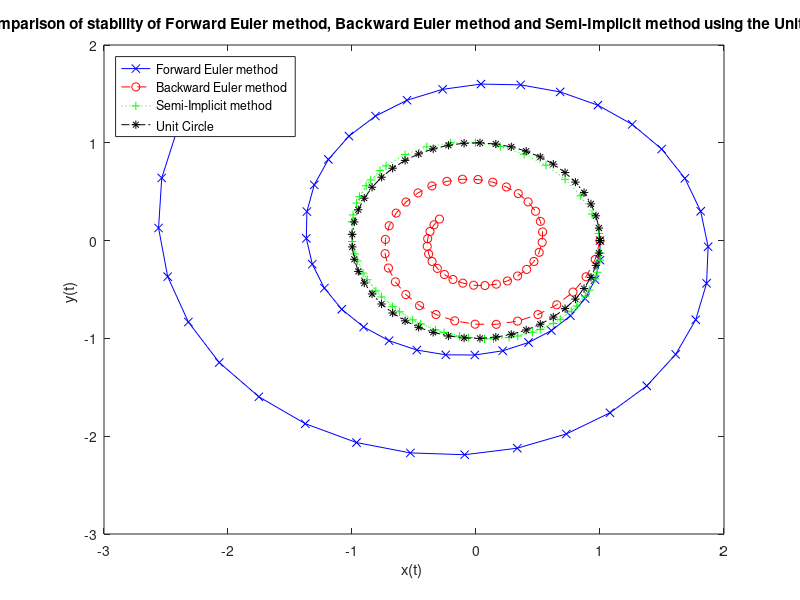
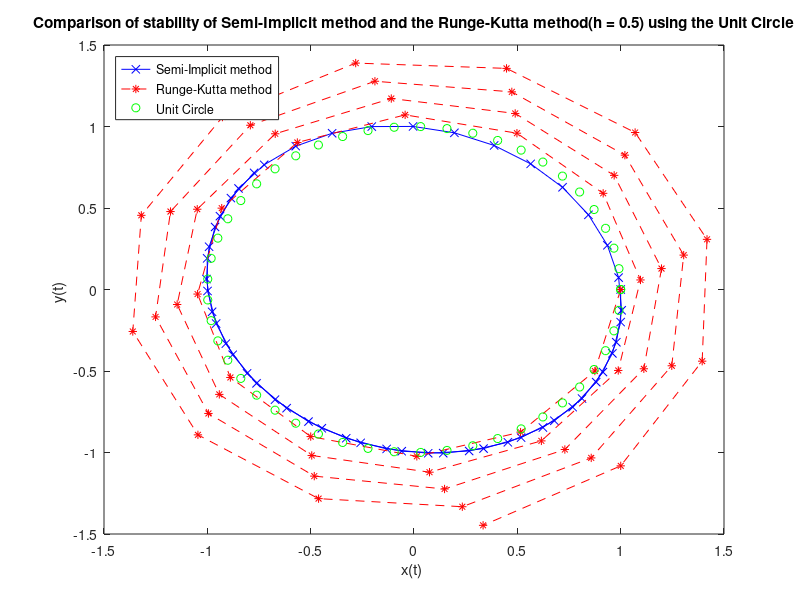
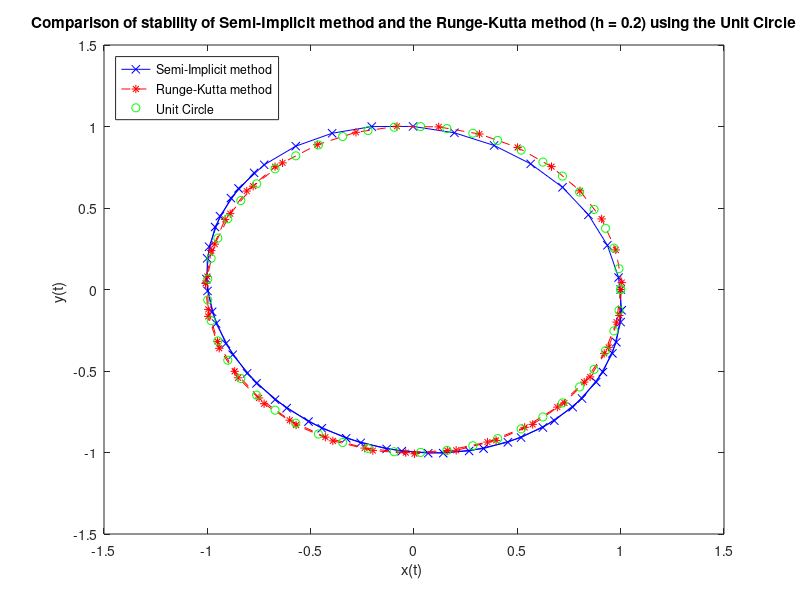
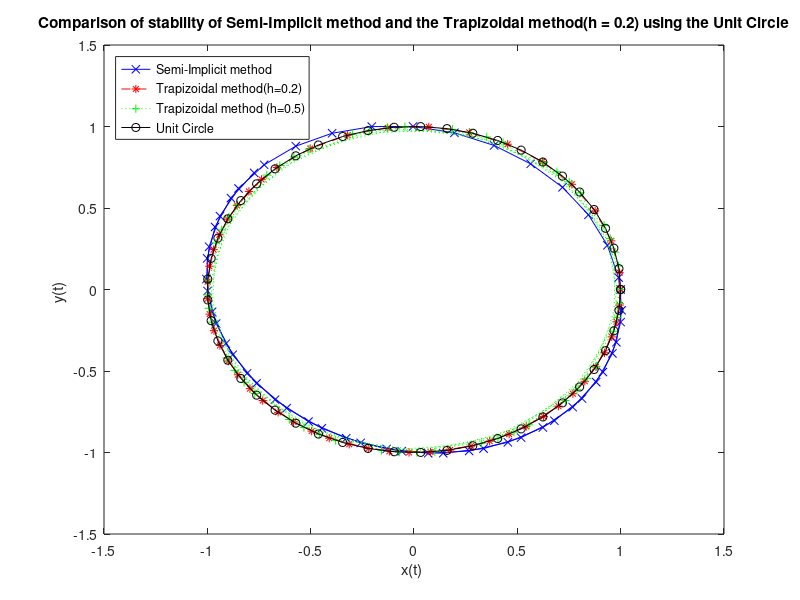

The MATLAB source for these figures, in order:
clear all
close all
clc

x(1) = 1;
y(1) = 0;

xFE(1) = 1; %Intial value of x(t)=x(0)=1 for Forward Euler method
yFe(1) = 0;		%Intial value of y(t)=y(0)=0 for Forward Euler method

xB(1) = xFE(1); %Intial value of x(t) for Backward Euler method
yB(1) = yFe(1); %Intial value of y(t) for Backward Euler method

xSI(1) = xFE(1); %Intial value of x(t) for Semi-Implicit method
ySI(1) = yFe(1); %Intial value of y(t) for Semi-Implicit method

xRK1(1) = xFE(1); %Intial value of x(t) for Runge-Kutta method resp
yRK1(1) = yFe(1);   %Intial value of y(t) for Runge-Kutta method resp

xRK2(1) = xFE(1); %Intial value of x(t) for Runge-Kutta method resp
yRK2(1) = yFe(1);	%Intial value of y(t) for Runge-Kutta method resp

xTR(1) = xFE(1); %Intial value of x(t) for Trapizoidal method
yTR(1) = yFe(1); %Intial value of y(t) for Trapizoidal method

xTR2(1) = xFE(1); %Intial value of x(t) for Trapizoidal method
yTR2(1) = yFe(1); %Intial value of y(t) for Trapizoidal method

h1 = 0.2;		%step size 1
h2 = 0.5;		%STEP SIZE 2

for i=1:51

    %Fwd Euler method
    xFE(i+1) = xFE(i) + h1 * yFe(i);
    yFe(i+1) = yFe(i) - h1 * xFE(i);

    %Bwd Euler method
    xB(i+1) = (1/(1+h1^2)) * xB(i) + (h1/(1+h1^2)) * yB(i);
    yB(i+1) = (1/(1+h1^2)) * yB(i) - (h1/(1+h1^2)) * xB(i);


    %Semi-Implicit method h=0.2
    xSI(i+1) = xSI(i) + h1 * ySI(i);
    ySI(i+1) = (1-h1^2)*ySI(i) - h1 * xSI(i);
    
    %Trapizoidal method h=0.2
    xTR(i+1)=((1-0.25*h1^2)*xTR(i)+h1*yTR(i))/((1+0.25*h1^2));
    yTR(i+1)=((4-h1^2)*yTR(i)-4*h1*xTR(i))/(4+h1^2);
    
    %Trapizoidal method h=0.5
    xTR2(i+1)=((1-0.25*h2^2)*xTR2(i)+h2*yTR2(i))/((1+0.25*h2^2));
    yTR2(i+1)=((4-h2^2)*yTR2(i)-4*h2*xTR2(i))/(4+h2^2);


    %Runge-Kutta method with h = 0.2
    xK1_1 = yRK1(i);			% Approximate for x gives approx for derivative
    yK1_1 = -xRK1(i);		% Approximate for y gives approx for derivative
    xK2_1 = yRK1(i) + 0.5 * h1 * yK1_1; 		% Approximate derivative at intermediate value
    yK2_1 = -(xRK1(i) + 0.5 * h1 * xK1_1);	% Approximate derivative at intermediate value
    xRK1(i+1) = xRK1(i) + h1 * xK2_1;		% Approximate solution at next value of x
    yRK1(i+1) = yRK1(i) + h1 * yK2_1;		% Approximate solution at next value of y

    %Runge-Kutta method with h = 0.5
    xK1_2 = yRK2(i);			% Approximate for x gives approx for derivative
    yK1_2 = -xRK2(i);		% Approximate for y gives approx for derivative
    xK2_2 = yRK2(i) + 0.5 * h2 * yK1_2; 		% Approximate derivative at intermediate value
    yK2_2 = -(xRK2(i) + 0.5 * h2 * xK1_2);	% Approximate derivative at intermediate value

    xRK2(i+1) = xRK2(i) + h2 * xK2_2;		% Approximate solution at next value of x
    yRK2(i+1) = yRK2(i) + h2 * yK2_2;		% Approximate solution at next value of y

end

%Unit Circle 
theta = linspace(0,2*pi,50);
xCir = cos(theta);
yCir = sin(theta);



%Plot 1 with Forward Euler method, Backward Euler method and the Semi-Implicit method along with a Unit Circle

figure(1);
plot(xFE, yFe, 'b-x', xB, yB, 'r--o', xSI, ySI, 'g:+', xCir, yCir, 'k-.*')
title('Comparison of stability of Forward Euler method, Backward Euler method and Semi-Implicit method using the Unit Circle');
xlabel('x(t) ');
ylabel('y(t) ');
legend('Forward Euler method','Backward Euler method','Semi-Implicit method','Unit Circle','Location','Northwest')

%Plot 2 with the Semi-Implicit method and the Runge-Kutta method(with h = 0.5) along with a Unit Circle

figure(2);
plot(xSI, ySI, 'b-x', xRK2, yRK2, 'r--*', xCir, yCir, 'go')
title('Comparison of stability of Semi-Implicit method and the Runge-Kutta method(h = 0.5) using the Unit Circle');
xlabel('x(t) ');
ylabel('y(t) ');
legend('Semi-Implicit method','Runge-Kutta method','Unit Circle','Location','Northwest')

%Plot 3 with the Semi-Implicit method and the Runge-Kutta method(with h = 0.5) along with a Unit Circle

figure(3);
plot(xSI, ySI, 'b-x', xRK1, yRK1, 'r--*', xCir, yCir, 'go')
title('Comparison of stability of Semi-Implicit method and the Runge-Kutta method (h = 0.2) using the Unit Circle');
xlabel('x(t) ');
ylabel('y(t) ');
legend('Semi-Implicit method','Runge-Kutta method','Unit Circle','Location','Northwest')

figure(4);
plot(xSI, ySI, 'b-x', xTR, yTR, 'r--*',xTR2, yTR2, 'g:+', xCir, yCir, 'k-o')
title('Comparison of stability of Semi-Implicit method and the Trapizoidal method(h = 0.2) using the Unit Circle');
xlabel('x(t) ');
ylabel('y(t) ');
legend('Semi-Implicit method','Trapizoidal method(h=0.2)','Trapizoidal method (h=0.5)','Unit Circle','Location','Northwest')
